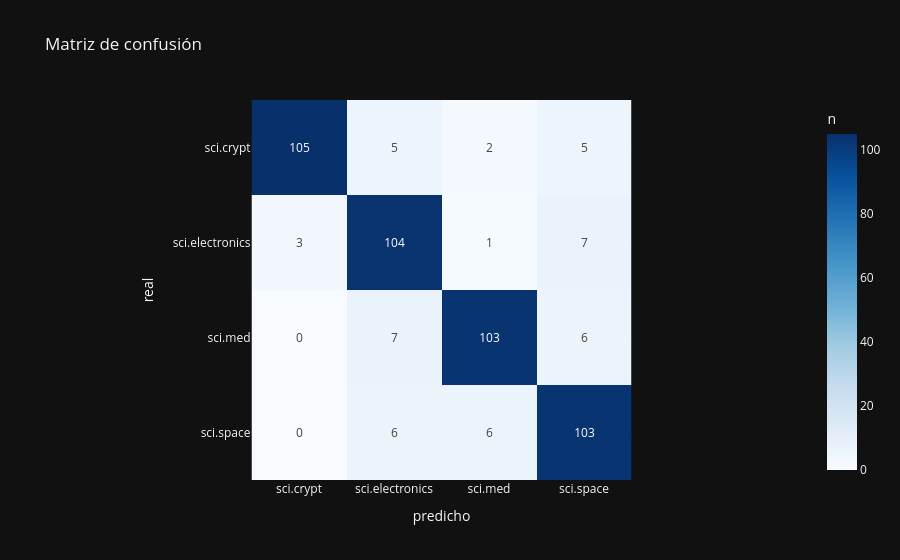

Notebook code for this chart:
### Markdown cell above
## 📊 5 · Evaluación

Desempeño sobre textos no vistos (set de test).

### Code cell
# 5 · Evaluación en test
from sklearn.metrics import classification_report, confusion_matrix
y_pred = best.predict(X_test)
print(classification_report(y_test, y_pred))
labels = sorted(map(str, y.unique()))
cm = confusion_matrix(y_test, y_pred)
px.imshow(cm, x=labels, y=labels, text_auto=True, color_continuous_scale='Blues',
          labels=dict(x='predicho', y='real', color='n'), title='Matriz de confusión').show()

### Figure 1 — Plotly figure (JSON) as saved in the notebook; plotly's stock layout.template omitted (floating-point values rounded to 4 significant figures)
{"data": [{"coloraxis": "coloraxis", "hovertemplate": "predicho: %{x}<br>real: %{y}<br>n: %{z}<extra></extra>", "name": "0", "texttemplate": "%{z}", "type": "heatmap", "x": ["sci.crypt", "sci.electronics", "sci.med", "sci.space"], "xaxis": "x", "y": ["sci.crypt", "sci.electronics", "sci.med", "sci.space"], "yaxis": "y", "z": [[105, 5, 2, 5], [3, 104, 1, 7], [0, 7, 103, 6], [0, 6, 6, 103]]}], "layout": {"coloraxis": {"colorbar": {"title": {"text": "n"}}, "colorscale": [[0.0, "rgb(247,251,255)"], [0.125, "rgb(222,235,247)"], [0.25, "rgb(198,219,239)"], [0.375, "rgb(158,202,225)"], [0.5, "rgb(107,174,214)"], [0.625, "rgb(66,146,198)"], [0.75, "rgb(33,113,181)"], [0.875, "rgb(8,81,156)"], [1.0, "rgb(8,48,107)"]]}, "title": {"text": "Matriz de confusión"}, "xaxis": {"anchor": "y", "constrain": "domain", "domain": [0.0, 1.0], "scaleanchor": "y", "title": {"text": "predicho"}}, "yaxis": {"anchor": "x", "autorange": "reversed", "constrain": "domain", "domain": [0.0, 1.0], "title": {"text": "real"}}}}
